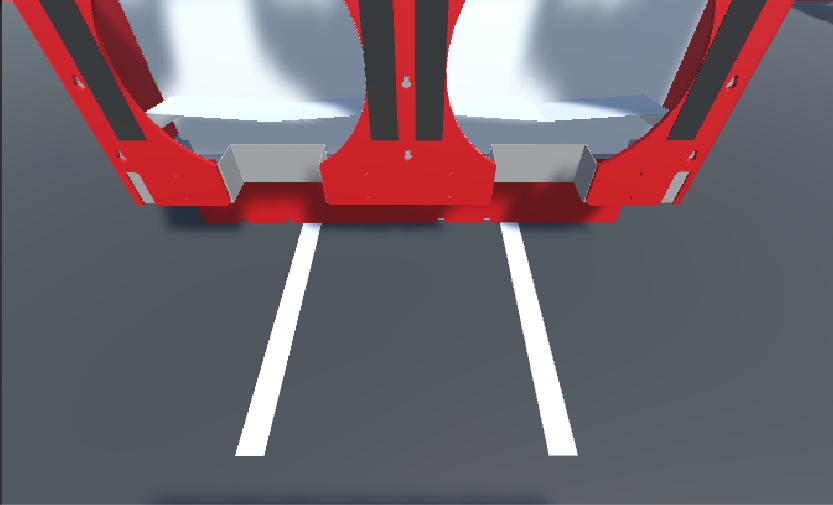
#> input picture python2/imgs/image0.png, 833 x 505 px, given in place of the camera
$ python cav_vision.py
#> lines starting #> are read from the running program, lines starting #| are printed output that depends on the picture; after the words box and inside, x2 and y2 are one past the last pixel; in counts of white or black regions, pixels touching at a corner belong together
import cv2
import numpy as np
import math
from numpy import linalg as LA
from networktables import NetworkTables

NetworkTables.initialize(server='roboRIO-619-FRC.local')
sd = NetworkTables.getTable('SmartDashboard')

class Line_Detector(object):
    def warp(self, img, type):
        src = np.float32([[450, 320],
                          [920, 320],
                          [370, 650],
                          [910, 650]])

        dst = np.float32([[0, 0],
                          [450, 0],
                          [0, 450],
                          [450, 450]])

        #perspective transform
        if type == 0:
            M = cv2.getPerspectiveTransform(src, dst)
        #reverse perspective transform
        else:
            Minv = cv2.getPerspectiveTransform(dst, src)
            return Minv

        warped = cv2.warpPerspective(img, M, (img.shape[1],img.shape[0]), flags=cv2.INTER_LINEAR)

        return warped

    # [11 lines left out: function increase_brightness, not called in this run]

    def colorSpace(self, img):
        hsv = cv2.cvtColor(img, cv2.COLOR_BGR2HSV)

        #hsv
        sens = 80
        lower_white = np.array([0,0,255-sens], dtype=np.uint8)
        upper_white = np.array([255,sens,255], dtype=np.uint8)

        mask = cv2.inRange(hsv, lower_white, upper_white)
        res = cv2.bitwise_and(img, img, mask=mask)

        lower_white = np.array([230,230,230], dtype=np.uint8)
        upper_white = np.array([255,255,255], dtype=np.uint8)

        mask = cv2.inRange(res, lower_white, upper_white)
        res = cv2.bitwise_and(res, res, mask=mask)

        return res

    def calc_distance(self, p1, p2):
        return math.sqrt((p2[0]-p1[0])**2+(p2[1]-p1[1])**2)

    def find_corners(self, rect, bound):
        #tl=0 tr=1 bl=2 br=3
        #compare the distances to each point of the max corners on the image
        points = cv2.boxPoints(rect)
        points_distances = np.zeros((4,4))
        sorted_points = np.zeros((4,2))

        #calculate the distances
        for i in range(0, len(bound)):
            for j in range(0, len(points)):
                points_distances[i][j] = self.calc_distance(points[j], bound[i])

        #compare each group of distances that correspond to each point: tl, tr, etc. and assign it to the certain point
        for i in range(0, len(points_distances)):
            distances = points_distances[i]
            least_dist = 10000
            least_idx = -1
            for j in range(0, len(distances)):
                if(distances[j] < least_dist):
                    least_dist = distances[j]
                    least_idx = j
            sorted_points[i] = points[least_idx]
            for j in range(0, len(points_distances)):
                    points_distances[j][least_idx] = 10000

        return sorted_points

    def filter_contours(self, contours):
        if not contours:
            return []
        min_contour_area = 700
        i = 0
        while(i < len(contours)):
            contour = contours[i]
            x1,y1,x2,y2 = self.find_line(contour)
            length = self.calc_distance((x1,y1),(x2,y2))
            if cv2.contourArea(contour) < min_contour_area or length < 100:
                contours.pop(i)
                i -= 1
            i += 1

        return contours

    def find_tape_direction(self, points):
        x1 = 0
        y1 = 0
        x2 = 0
        y2 = 0
        if self.calc_distance(points[0], points[1]) > self.calc_distance(points[0], points[2]):
            x1 = int((points[0][0]+points[2][0])/2)
            y1 = int((points[0][1]+points[2][1])/2)
            x2 = int((points[1][0]+points[3][0])/2)
            y2 = int((points[1][1]+points[3][1])/2)
        else:
            x1 = int((points[0][0]+points[1][0])/2)
            y1 = int((points[0][1]+points[1][1])/2)
            x2 = int((points[2][0]+points[3][0])/2)
            y2 = int((points[2][1]+points[3][1])/2)

        return x1, y1, x2, y2

    def contours(self, img):
        gray = cv2.cvtColor(img, cv2.COLOR_BGR2GRAY)
        contours, hierarchy = cv2.findContours(gray, cv2.RETR_TREE, cv2.CHAIN_APPROX_SIMPLE)
        filtered_contours = self.filter_contours(contours)
        #contour_img = cv2.drawContours(img, filtered_contours, -1, (0,255,0), 3)
        return filtered_contours

    def find_line(self, contour):
        rect = cv2.minAreaRect(contour)
        x,y,w,h = cv2.boundingRect(contour)
        bound = [[x,y],[x+w,y],[x,y+h],[x+w,y+h]]
        #tl=0 tr =1 bl=2 br=3
        points = self.find_corners(rect, bound)
        x1,y1,x2,y2 = self.find_tape_direction(points)
        return x1,y1,x2,y2

    def closest_line(self, contours, img):
        min_cte = 10000
        min_idx = -1
        for i in range(0, len(contours)):
            contour = contours[i]
            line = self.find_line(contour)
            cte = self.calc_cte(line, img)
            if cte < min_cte:
                min_cte = cte
                min_idx = i
        return self.find_line(contours[min_idx])

    def calc_cte(self, line, img):
        x1,y1,x2,y2 = line

        mid_p = [225, 450]

        dist = -(((y2-y1)*mid_p[0] - (x2-x1)*mid_p[1] + x2*y1 - y2*x1)/math.sqrt((y2-y1)**2 + (x2-x1)**2))

        return dist

    def detect_line(self, img, type):
        #img = self.increase_brightness(img, value=20)
        warped = self.warp(img, 0)
        imgThresh = self.colorSpace(warped)

#        cv2.imshow('thresh', imgThresh)

        contours = self.contours(imgThresh)
        if len(contours) == 0:
            if type == 1:
                return None, None
            return None

        line = self.closest_line(contours, img)

        if type==1:
            return line, warped

        return line

    def find_cte(self, img):
        img = cv2.resize(img, (1280,720))
        line, warped = self.detect_line(img, 1)

        if line == None:
            return None

        return self.calc_cte(line, warped)

    # [23 lines left out: functions visualize, draw_line, not called in this run]

detector = Line_Detector()

if __name__ == "__main__":
    vid = cv2.VideoCapture(0)
    while True:
        (grabbed, frame) = vid.read()
#> frame is the input picture: shape (505, 833, 3); mean B, G, R 109.6, 101.9, 113.6
        if not grabbed:
            break
        cte = detector.find_cte(frame)
#> in find_cte, `img = cv2.resize(img, (1280,720))`:
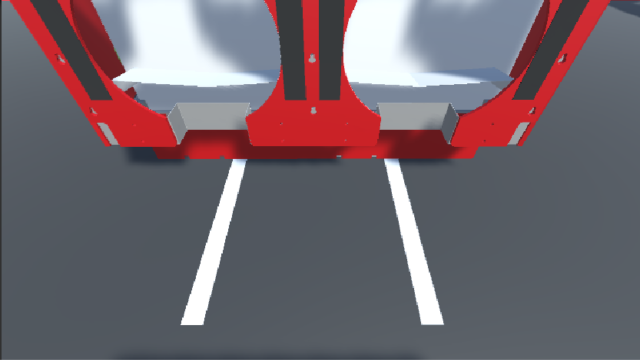
#> img: shape (720, 1280, 3) (shown at 1/2 size); mean of channels 0, 1, 2 109.6, 101.9, 113.6; drawn as B, G, R
#> in warp, `warped = cv2.warpPerspective(img, M, (img.shape[1],img.shape[0]), flag..`:
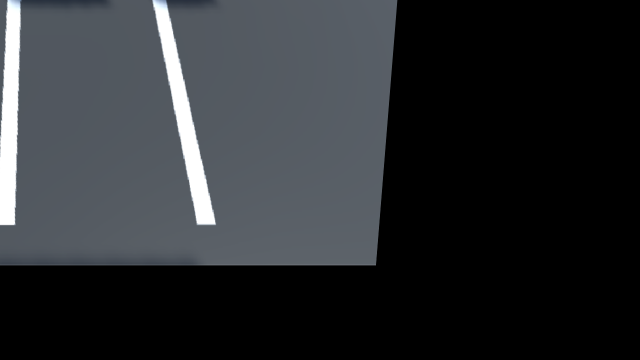
#> warped: shape (720, 1280, 3) (shown at 1/2 size); mean of channels 0, 1, 2 48.5, 45.4, 42.7; drawn as B, G, R
#> in colorSpace, `mask = cv2.inRange(hsv, lower_white, upper_white)`:
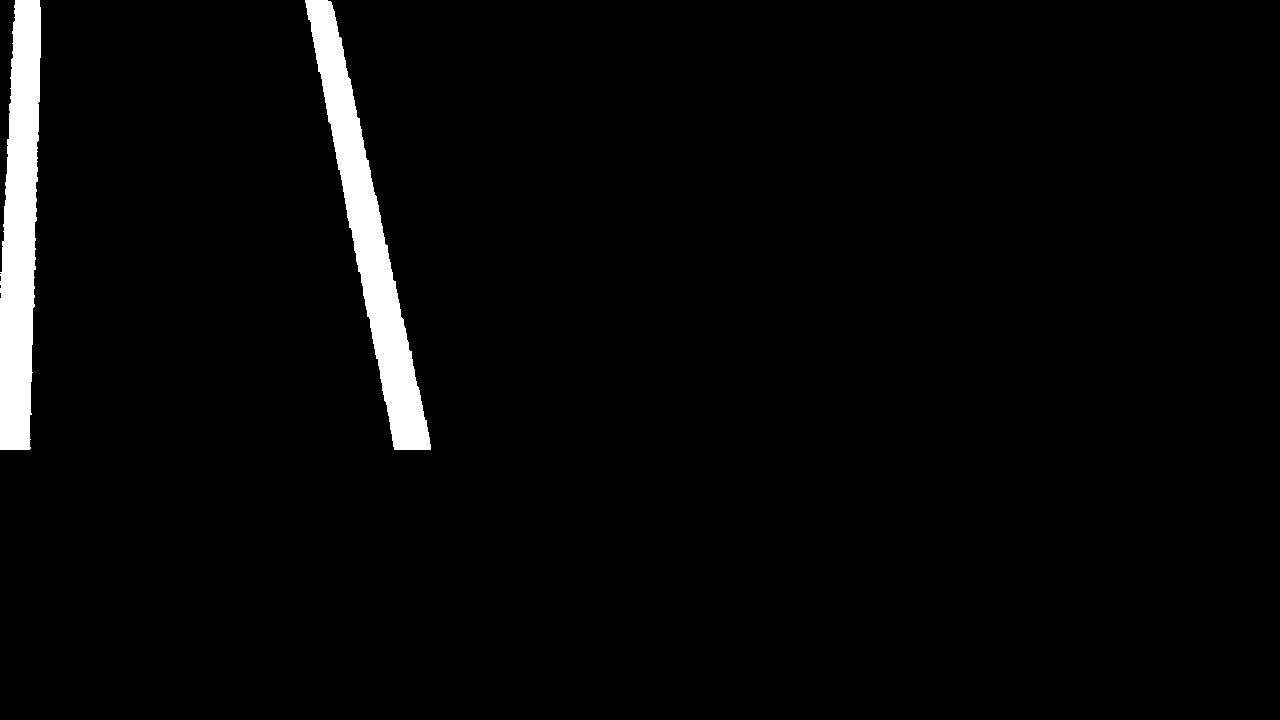
#> mask: shape (720, 1280); 3.1% white; 2 white regions, box (x1, y1, x2, y2) and area: (305, 0, 431, 450) 14530, (0, 0, 41, 450) 13876
#> in colorSpace, `mask = cv2.inRange(res, lower_white, upper_white)`:
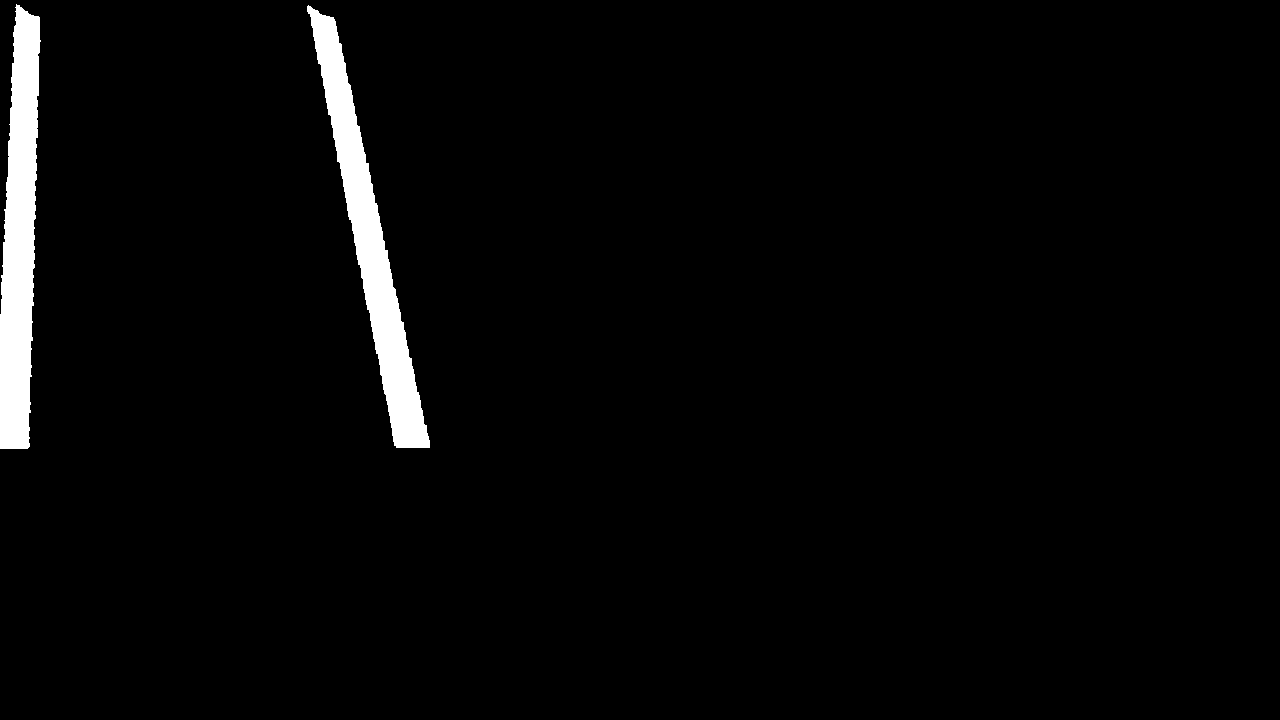
#> mask: shape (720, 1280); 2.8% white; 2 white regions
#> in contours, `contours, hierarchy = cv2.findContours(gray, cv2.RETR_TREE, cv2.CHAIN_..`: contours = 2 contours; box (x1, y1, x2, y2) and area: (307, 5, 430, 448) 12580, (0, 4, 41, 449) 12354
#> the loop in filter_contours, `while(i < len(contours)):` made 2 passes
#> after the loop in filter_contours, `while(i < len(contours)):`: i = 2
#> in contours, `filtered_contours = self.filter_contours(contours)`: filtered_contours has the same summary as contours
#> the loop in closest_line, `for i in range(0, len(contours)):` made 2 passes
#> after the loop in closest_line, `for i in range(0, len(contours)):`: min_cte = -213; min_idx = 1
#> in detect_line, `line = self.closest_line(contours, img)`: line = (24, 4, 12, 448)
#> cte = -213
        if cte == None:
            cte = 0
        sd.putNumber('cte', cte)

$ run again, on python2/imgs/image1.png
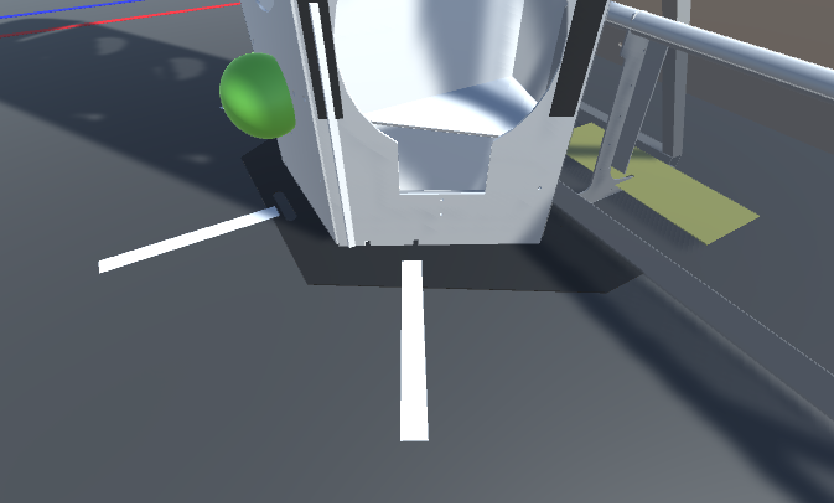
#> input picture python2/imgs/image1.png, 834 x 503 px, given in place of the camera
#> frame is the input picture: shape (503, 834, 3); mean B, G, R 110.5, 103.8, 96.5
#> in find_cte, `img = cv2.resize(img, (1280,720))`:
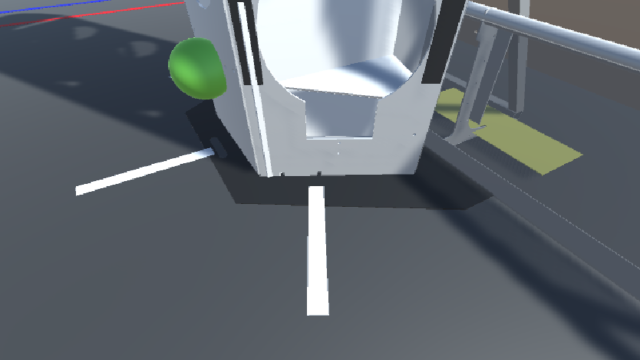
#> img: shape (720, 1280, 3) (shown at 1/2 size); mean of channels 0, 1, 2 110.4, 103.8, 96.5; drawn as B, G, R
#> hsv: shape (720, 1280, 3); mean H, S, V 46.1, 18.6, 43.9
#> in colorSpace, `mask = cv2.inRange(res, lower_white, upper_white)`:
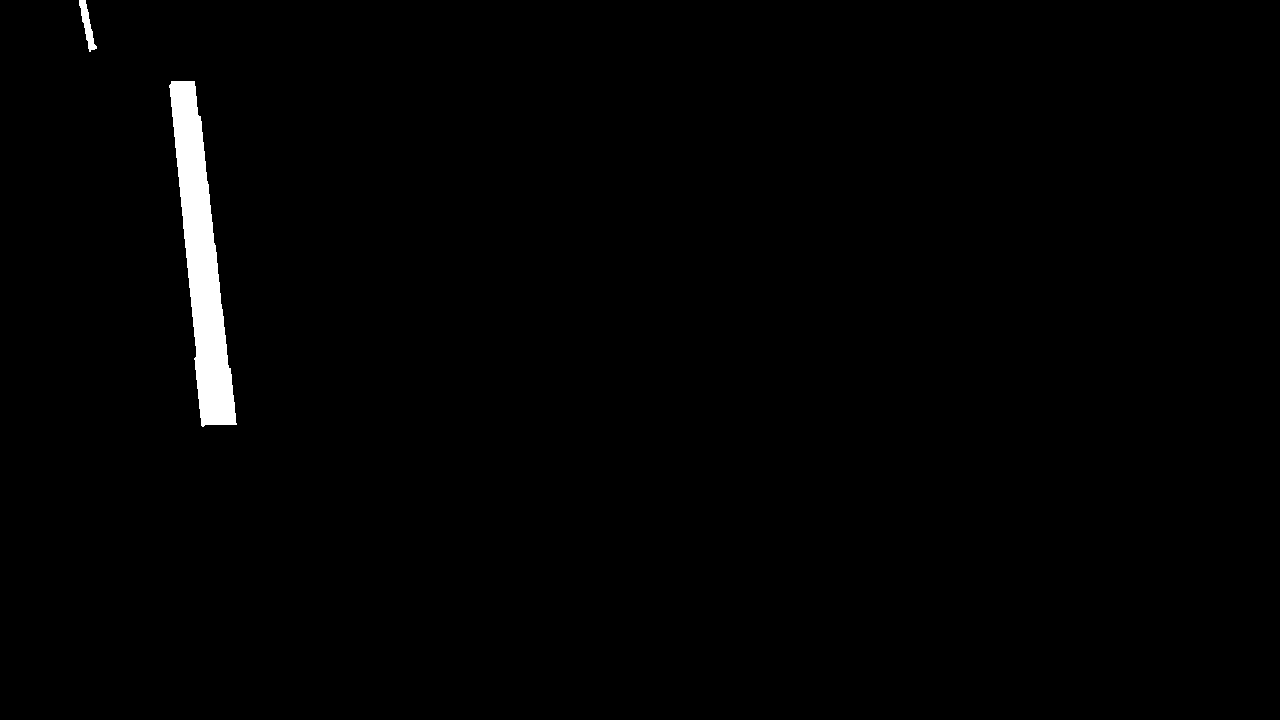
#> mask: shape (720, 1280); 1.2% white; 2 white regions
#> in contours, `contours, hierarchy = cv2.findContours(gray, cv2.RETR_TREE, cv2.CHAIN_..`: contours = 2 contours; box (x1, y1, x2, y2) and area: (169, 81, 237, 427) 10114, (79, 0, 97, 52) 310
#> the loop in filter_contours, `while(i < len(contours)):` made 2 passes
#> after the loop in filter_contours, `while(i < len(contours)):`: contours = 1 contour; box (x1, y1, x2, y2) and area: (169, 81, 237, 427) 10114; i = 1
#> filtered_contours has the same summary as contours in filter_contours
#> the loop in closest_line, `for i in range(0, len(contours)):` made 1 pass
#> after the loop in closest_line, `for i in range(0, len(contours)):`: min_cte = -4.38; min_idx = 0
#> in detect_line, `line = self.closest_line(contours, img)`: line = (182, 79, 218, 425)
#> `cte = detector.find_cte(frame)`: cte = -4.38

$ run again, on python2/imgs/image2.png
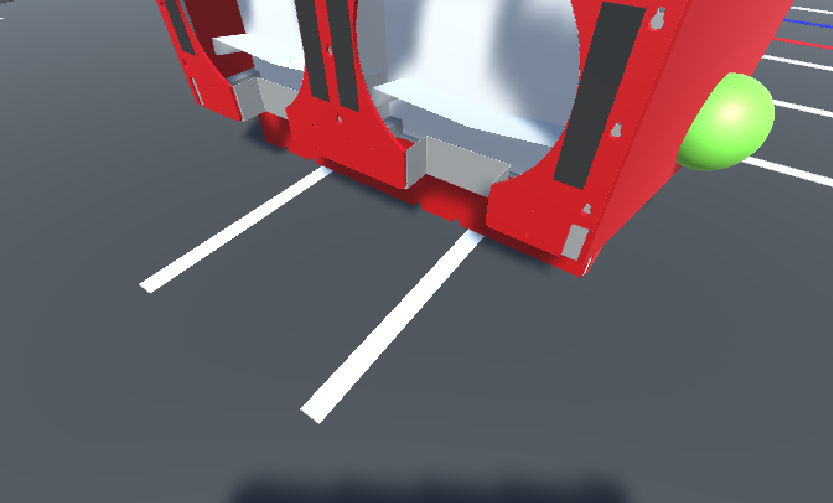
#> input picture python2/imgs/image2.png, 833 x 503 px, given in place of the camera
#> frame is the input picture: shape (503, 833, 3); mean B, G, R 104.1, 98.5, 110
#> in find_cte, `img = cv2.resize(img, (1280,720))`:
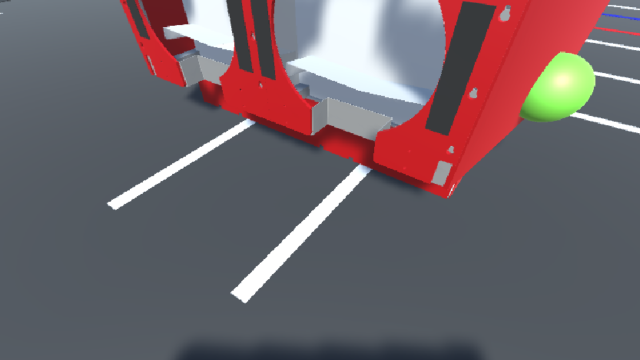
#> img: shape (720, 1280, 3) (shown at 1/2 size); mean of channels 0, 1, 2 104.1, 98.4, 110; drawn as B, G, R
#> hsv: shape (720, 1280, 3); mean H, S, V 47, 18.9, 45.7
#> in colorSpace, `mask = cv2.inRange(res, lower_white, upper_white)`:
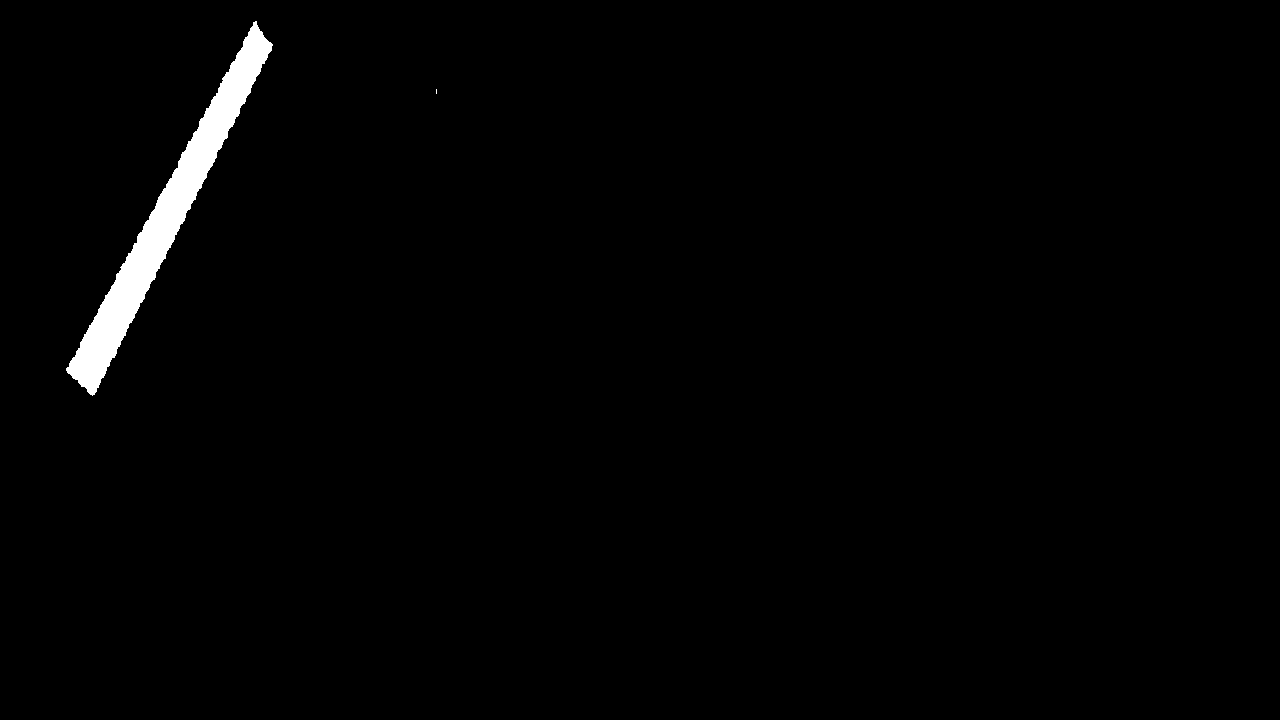
#> mask: shape (720, 1280); 1.4% white; 2 white regions (1 under 20 px)
#> in contours, `contours, hierarchy = cv2.findContours(gray, cv2.RETR_TREE, cv2.CHAIN_..`: contours = 2 contours, 1 with area under 20; largest, box (x1, y1, x2, y2) and area: (66, 21, 273, 396) 12350
#> the loop in filter_contours, `while(i < len(contours)):` made 2 passes
#> after the loop in filter_contours, `while(i < len(contours)):`: contours = 1 contour; box (x1, y1, x2, y2) and area: (66, 21, 273, 396) 12350; i = 1
#> filtered_contours has the same summary as contours in filter_contours
#> the loop in closest_line, `for i in range(0, len(contours)):` made 1 pass
#> after the loop in closest_line, `for i in range(0, len(contours)):`: min_cte = -161.1; min_idx = 0
#> in detect_line, `line = self.closest_line(contours, img)`: line = (267, 27, 76, 387)
#> `cte = detector.find_cte(frame)`: cte = -161.1
